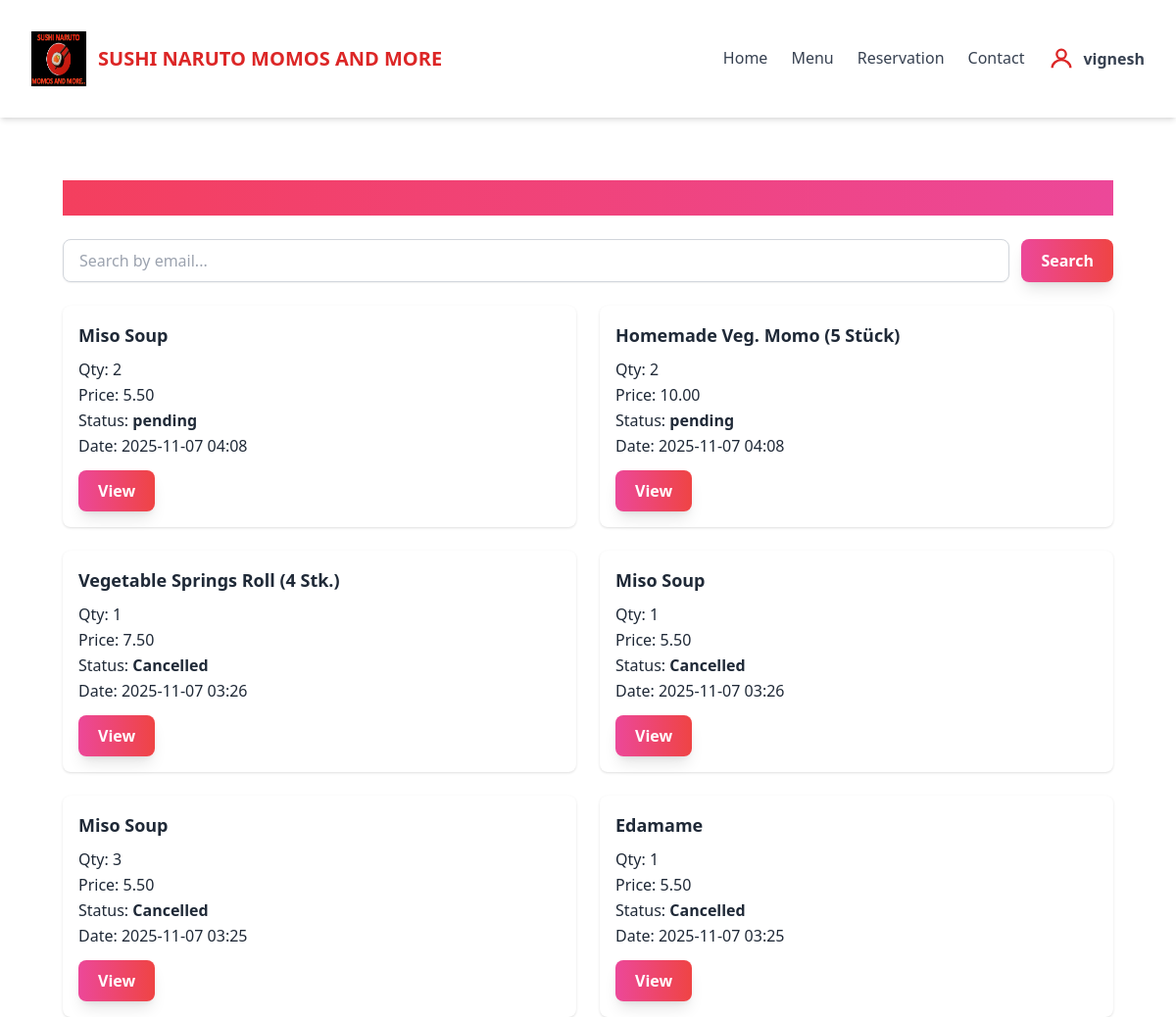
/order/history/ (signed in, upper part), run on an earlier commit of the app's database.
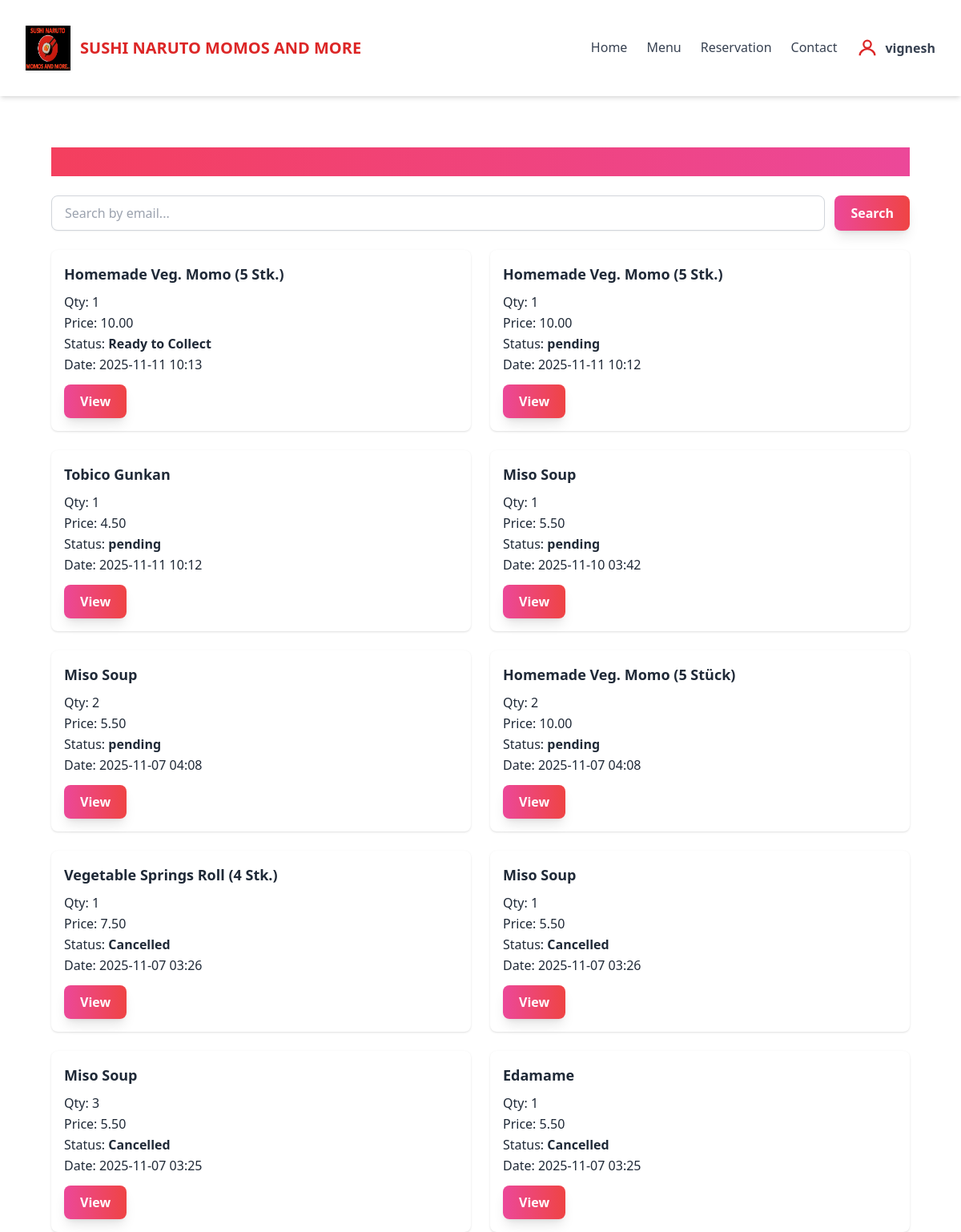
And on a later commit of the database.
### sushi/models.py (models this page shows, shortened)
class CustomUser(AbstractBaseUser, PermissionsMixin):
    USER_TYPE_CHOICES = (
        ('customer', 'Customer'),
        ('management', 'Management'),
    )
    email = models.EmailField(unique=True)
    username = models.CharField(max_length=150, unique=True)
    user_type = models.CharField(max_length=20, choices=USER_TYPE_CHOICES, default='customer')
    is_active = models.BooleanField(default=True)
    is_staff = models.BooleanField(default=False)
    date_joined = models.DateTimeField(auto_now_add=True)
    USERNAME_FIELD = 'username'  # <-- Change here
    REQUIRED_FIELDS = ['email']  # <-- Change here
    objects = CustomUserManager()

class Order(models.Model):
    ORDER_TYPE_CHOICES = [
        ('now', 'Order Now'),
        ('later', 'Order Later'),
    ]
    DELIVERY_CHOICES = [
        ('Click & Collect', 'Click & Collect (Free)'),
        ('Free', 'Free'),
        ('Livraison Express 3.5km', 'Livraison Express 3.5km'),
    ]
    item = models.CharField(max_length=200)
    price = models.DecimalField(max_digits=7, decimal_places=2)
    qty = models.PositiveIntegerField()
    order_type = models.CharField(max_length=10, choices=ORDER_TYPE_CHOICES)
    order_date = models.DateField(null=True, blank=True)
    order_time = models.TimeField(null=True, blank=True)
    email = models.EmailField()
    mobile = models.CharField(max_length=30)
    address = models.CharField(max_length=255)
    delivery = models.CharField(max_length=40, choices=DELIVERY_CHOICES)
    created_at = models.DateTimeField(default=timezone.now)
    status = models.CharField(max_length=30, default='pending')
    cancellation_reason = models.TextField(blank=True, null=True)

### sushi/views.py (the view)
# urls.py: path('order/history/', views.order_history, name='order_history'),
@login_required
def order_history(request):
    orders = Order.objects.filter(email=request.user.email).order_by('-created_at')
    return render(request, 'order_history.html', {'orders': orders})

### sushi/templates/order_history.html (shortened to what this page needs)
{% extends 'base.html' %}
{% block content %}
{% load static %}
<link rel="stylesheet" href="{% static 'css/order_history.css' %}">
<div class="container mx-auto px-4 py-8">
    <h1 class="text-3xl font-bold mb-6 text-gradient bg-clip-text text-transparent"
        style="background: linear-gradient(90deg, #f43f5e, #ec4899);">
    </h1>
    <form method="get" action="{% url 'order_history' %}" class="mb-6 flex gap-3">
        <input type="text" name="q" placeholder="Search by email..." value="{{ request.GET.q }}"
            class="flex-1 px-4 py-2 border border-gray-300 rounded-lg shadow-sm focus:outline-none focus:ring-2 focus:ring-pink-400 transition duration-300">
        <button type="submit"
            class="px-5 py-2 bg-gradient-to-r from-pink-500 to-red-500 text-white font-semibold rounded-lg shadow-lg hover:scale-105 transform transition duration-300">
            Search
        </button>
    </form>
    <div class="grid gap-6 md:grid-cols-2">
        {% for order in orders %}
        <div class="bg-white rounded-lg shadow p-4 animate-fadeIn">
            <div class="font-semibold text-lg mb-2">{{ order.item }}</div>
            <div>Qty: {{ order.qty }}</div>
            <div>Price: {{ order.price }}</div>
            <div>Status: <span class="font-semibold">{{ order.status }}</span></div>
            <div>Date: {{ order.created_at|date:"Y-m-d H:i" }}</div>
            <a href="{% url 'order_detail' order.pk %}"
                class="mt-3 inline-block px-5 py-2 bg-gradient-to-r from-pink-500 to-red-500 text-white font-semibold rounded-lg shadow-lg hover:scale-105 transform transition duration-300">
                View
            </a>
        </div>
        {% empty %}
        <p>No orders found.</p>
        {% endfor %}
    </div>
</div>
{% endblock %}

### sushi/templates/base.html (shortened to what this page needs)
{% load static %}
<!DOCTYPE html>
<html lang="en">
<head>
    <script src="https://cdn.tailwindcss.com"></script>
</head>
<body class="bg-white text-gray-800 font-sans leading-relaxed"
    x-data="{ open: false, userMenu: false, showLogin: false }">
    <nav class="bg-white shadow-md sticky top-0 z-50">
        <div class="container mx-auto px-4 py-4 flex justify-between items-center">
            <a href="{% url 'home' %}" class="flex items-center space-x-3 cursor-pointer">
                <img src="{% static 'images/logo.jpg' %}" alt=" SUSHI NARUTO MOMOS AND MORE Logo" class=" shadow
            h-8 w-8 sm:h-10 sm:w-10 md:h-12 md:w-12 lg:h-14 lg:w-14 xl:h-16 xl:w-16">
                <span class="text-xl font-bold text-red-600 hover:text-red-800 transition"> SUSHI NARUTO MOMOS AND MORE</span>
            </a>
            <ul class="flex space-x-6 text-gray-700 font-medium md:flex md:space-x-6 md:static absolute left-0 w-full md:w-auto bg-white md:bg-transparent top-full md:top-auto z-40 transition-all duration-300"
                :class="{ 'hidden': !open, 'flex flex-col space-x-0 space-y-2 p-4 shadow-lg': open, 'md:flex md:flex-row md:space-y-0 md:p-0 md:shadow-none': true }">
                <li><a href="{% url 'home' %}" class="nav-link">Home</a></li>
                <li><a href="{% url 'menu' %}" class="nav-link">Menu</a></li>
                <li><a href="{% url 'reservation' %}" class="nav-link">Reservation</a></li>
                <li><a href="{% url 'contact' %}" class="nav-link">Contact</a></li>
                {% if user.is_authenticated %}
                <li class="relative">
                    <button @click="userMenu = !userMenu" class="flex items-center space-x-2 focus:outline-none">
                        <svg class="w-7 h-7 text-red-600" fill="none" stroke="currentColor" viewBox="0 0 24 24">
                            <circle cx="12" cy="8" r="4" stroke="currentColor" stroke-width="2" fill="none" />
                            <path stroke="currentColor" stroke-width="2" d="M4 20c0-4 4-7 8-7s8 3 8 7" />
                        </svg>
                        <span class="font-semibold text-gray-700">{{ user.username }}</span>
                    </button>
                </li>
                {% endif %}
            </ul>
        </div>
    </nav>
    <main class="container mx-auto px-4 py-8">
        {% block content %}{% endblock %}
    </main>
</body>
</html>

### sushi/static/css/order_history.css (style rules this page uses)
.container { max-width: 1200px; margin: 0 auto; padding: 2rem; font-family: 'Segoe UI', Tahoma, Geneva, Verdana, sans-serif; color: #1f2937; }
h1 { font-size: 2.5rem; font-weight: 700; margin-bottom: 1.5rem; background: linear-gradient(90deg, #f43f5e, #ec4899); -webkit-background-clip: text; -webkit-text-fill-color: transparent; }
form input[type="text"] { flex: 1; padding: 0.5rem 1rem; border-radius: 0.5rem; border: 1px solid #d1d5db; transition: all 0.3s ease; }
form button { padding: 0.5rem 1.5rem; border-radius: 0.5rem; font-weight: 600; background: linear-gradient(90deg, #f43f5e, #ec4899); color: #fff; border: none; cursor: pointer; transition: transform 0.3s ease, box-shadow 0.3s ease; }
.animate-fadeIn { animation: fadeIn 0.5s ease-in-out; }

### sushi/templates/base.html (style rules this page uses)
.nav-link { position: relative; }
.nav-link::after { content: ''; display: block; width: 0; height: 2px; background: #ef4444; transition: width .3s; position: absolute; left: 0; bottom: -2px; }

### sushi/templates/order_history.html (style rules this page uses)
.animate-fadeIn { animation: fadeIn 0.5s ease-in-out; }
.text-gradient { background-clip: text; -webkit-background-clip: text; }

What changed in the data, as far as the page shows it:
added Order: item "Homemade Veg. Momo (5 Stk.)", qty "1", price "10.00", status "Ready to Collect", created_at "2025-11-11 10:13"
added Order: item "Homemade Veg. Momo (5 Stk.)", qty "1", price "10.00", status "pending", created_at "2025-11-11 10:12"
added Order: item "Tobico Gunkan", qty "1", price "4.50", status "pending", created_at "2025-11-11 10:12"
added Order: item "Miso Soup", qty "1", price "5.50", status "pending", created_at "2025-11-10 03:42"
